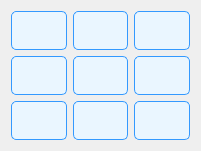
   <widget class="QWidget" name="gridLayoutWidget_3">
    <property name="geometry">
     <rect>
      <x>10</x>
      <y>220</y>
      <width>201</width>
      <height>151</height>
     </rect>
    </property>
    <layout class="QGridLayout" name="gridLayout_3">
     <item row="1" column="0">
      <widget class="QLabel" name="s13">
       <property name="styleSheet">
        <string notr="true">QLabel {
    background-color: #eaf6ff;
    border: 1px solid #3399ff;
    border-radius: 5px;
    color: #003366;
    font: bold 10pt &quot;Segoe UI&quot;;
    qproperty-alignment: AlignCenter;
}
</string>
       </property>
       <property name="text">
        <string/>
       </property>
      </widget>
     </item>
     <item row="2" column="0">
      <widget class="QLabel" name="s16">
       <property name="styleSheet">
        <string notr="true">QLabel {
    background-color: #eaf6ff;
    border: 1px solid #3399ff;
    border-radius: 5px;
    color: #003366;
    font: bold 10pt &quot;Segoe UI&quot;;
    qproperty-alignment: AlignCenter;
}
</string>
       </property>
       <property name="text">
        <string/>
       </property>
      </widget>
     </item>
     <item row="2" column="1">
      <widget class="QLabel" name="s17">
       <property name="styleSheet">
        <string notr="true">QLabel {
    background-color: #eaf6ff;
    border: 1px solid #3399ff;
    border-radius: 5px;
    color: #003366;
    font: bold 10pt &quot;Segoe UI&quot;;
    qproperty-alignment: AlignCenter;
}
</string>
       </property>
       <property name="text">
        <string/>
       </property>
      </widget>
     </item>
     <item row="2" column="2">
      <widget class="QLabel" name="s18">
       <property name="styleSheet">
        <string notr="true">QLabel {
    background-color: #eaf6ff;
    border: 1px solid #3399ff;
    border-radius: 5px;
    color: #003366;
    font: bold 10pt &quot;Segoe UI&quot;;
    qproperty-alignment: AlignCenter;
}
</string>
       </property>
       <property name="text">
        <string/>
       </property>
      </widget>
     </item>
     <item row="1" column="1">
      <widget class="QLabel" name="s14">
       <property name="styleSheet">
        <string notr="true">QLabel {
    background-color: #eaf6ff;
    border: 1px solid #3399ff;
    border-radius: 5px;
    color: #003366;
    font: bold 10pt &quot;Segoe UI&quot;;
    qproperty-alignment: AlignCenter;
}
</string>
       </property>
       <property name="text">
        <string/>
       </property>
      </widget>
     </item>
     <item row="1" column="2">
      <widget class="QLabel" name="s15">
       <property name="styleSheet">
        <string notr="true">QLabel {
    background-color: #eaf6ff;
    border: 1px solid #3399ff;
    border-radius: 5px;
    color: #003366;
    font: bold 10pt &quot;Segoe UI&quot;;
    qproperty-alignment: AlignCenter;
}
</string>
       </property>
       <property name="text">
        <string/>
       </property>
      </widget>
     </item>
     <item row="0" column="2">
      <widget class="QLabel" name="s12">
       <property name="styleSheet">
        <string notr="true">QLabel {
    background-color: #eaf6ff;
    border: 1px solid #3399ff;
    border-radius: 5px;
    color: #003366;
    font: bold 10pt &quot;Segoe UI&quot;;
    qproperty-alignment: AlignCenter;
}
</string>
       </property>
       <property name="text">
        <string/>
       </property>
      </widget>
     </item>
     <item row="0" column="1">
      <widget class="QLabel" name="s11">
       <property name="styleSheet">
        <string notr="true">QLabel {
    background-color: #eaf6ff;
    border: 1px solid #3399ff;
    border-radius: 5px;
    color: #003366;
    font: bold 10pt &quot;Segoe UI&quot;;
    qproperty-alignment: AlignCenter;
}
</string>
       </property>
       <property name="text">
        <string/>
       </property>
      </widget>
     </item>
     <item row="0" column="0">
      <widget class="QLabel" name="s10">
       <property name="styleSheet">
        <string notr="true">QLabel {
    background-color: #eaf6ff;
    border: 1px solid #3399ff;
    border-radius: 5px;
    color: #003366;
    font: bold 10pt &quot;Segoe UI&quot;;
    qproperty-alignment: AlignCenter;
}
</string>
       </property>
       <property name="text">
        <string/>
       </property>
      </widget>
     </item>
    </layout>
   </widget>
